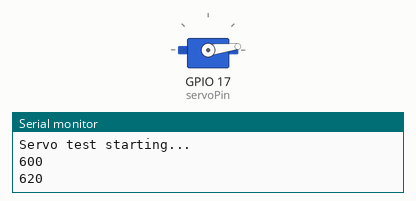
Recording of a sketch running on a simulated ESP32. Parts: servo, the last lines printed to the serial monitor.

Above: at 1.05 s.
At 2.5 s:
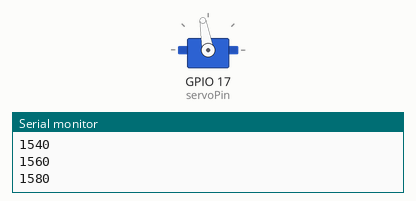
At 4.0 s:
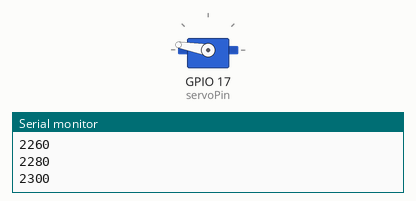
At 6.95 s:
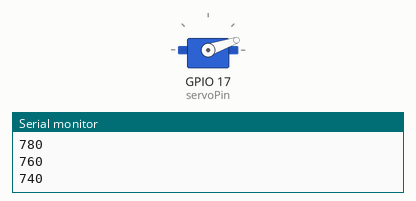
Timing chart, 0 to 10.3 s (numbered marks = the images above):
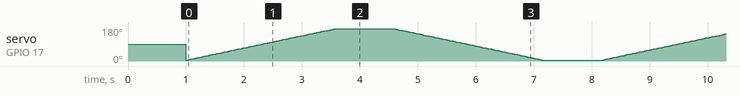

The sketch:

ESP-32_LinearServoPulseExample.ino
```cpp
#include <ESP32Servo.h>

Servo linearServo;

const int servoPin = 17;     // change if needed
const int servoMin = 600;    // adjust to your servo
const int servoMax = 2300;   // adjust to your servo

void setup() {
  Serial.begin(115200);
  delay(1000);

  linearServo.attach(servoPin);

  Serial.println("Servo test starting...");
}

void loop() {

  // extend (min → max)
  for (int pulse = servoMin; pulse <= servoMax; pulse += 20) {
    linearServo.writeMicroseconds(pulse);
    Serial.println(pulse);
    delay(30);
  }

  delay(1000);

  // retract (max → min)
  for (int pulse = servoMax; pulse >= servoMin; pulse -= 20) {
    linearServo.writeMicroseconds(pulse);
    Serial.println(pulse);
    delay(30);
  }

  delay(1000);
}
```

ESP32_DepthSensorExample.ino
```cpp

```
